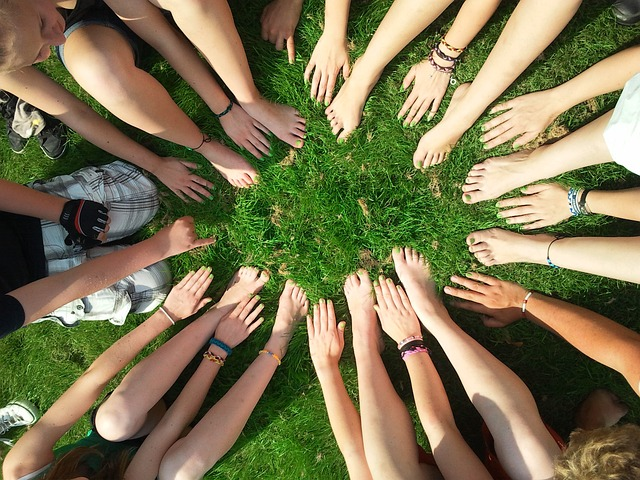
#> input picture no_face.jpg, 640 x 480 px
$ python image_recognition.py
#> lines starting #> are read from the running program, lines starting #| are printed output that depends on the picture; after the words box and inside, x2 and y2 are one past the last pixel; in counts of white or black regions, pixels touching at a corner belong together
import cv2

face_cascade=cv2.CascadeClassifier(cv2.data.haarcascades + 'haarcascade_frontalface_default.xml')

image_path="no_face.jpg"
img=cv2.imread(image_path)
#> img is the input picture: shape (480, 640, 3); mean B, G, R 81.8, 117, 123.6

imag=cv2.cvtColor(img,cv2.COLOR_BGR2GRAY)
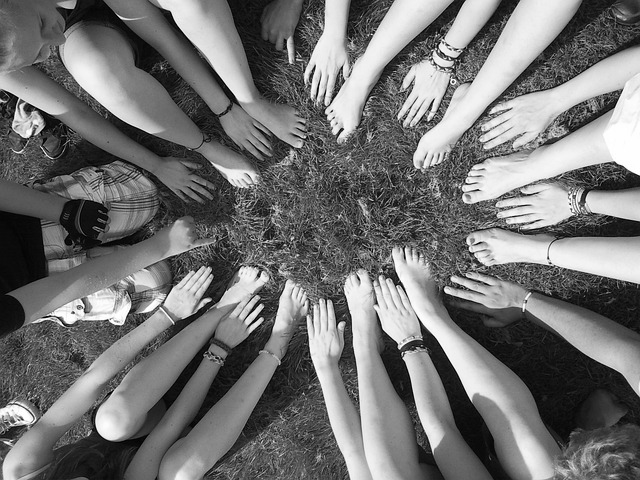
#> imag: shape (480, 640); min 0, max 255, mean 115

faces=face_cascade.detectMultiScale(imag,scaleFactor=1.1,minNeighbors=5,minSize=(30,30))
#> faces = ()

for (x,y,w,h) in faces:
    cv2.rectangle(img,(x,y),(x+w,y+h),(255,0,0),2)
#> this loop made 0 passes

cv2.imshow('Faces Detected',img)

cv2.waitKey(0)

cv2.destroyAllWindows()

$ run again, with 2.jpg copied over no_face.jpg
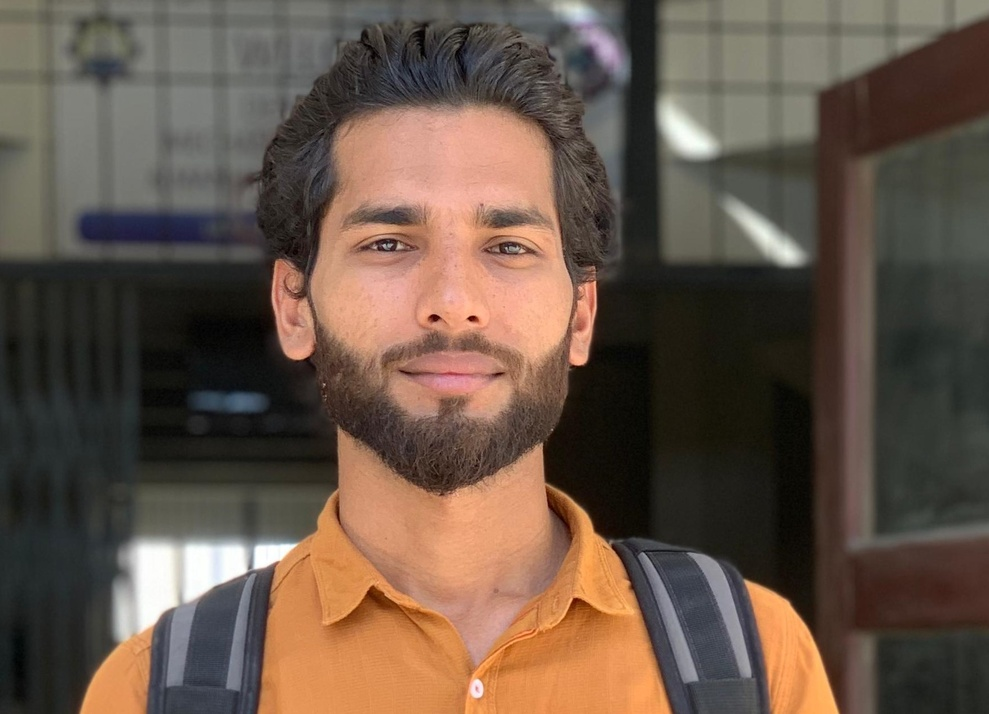
#> input picture 2.jpg, 989 x 714 px, shrunk from 1753 x 1265 before the run
#> img is the input picture: shape (714, 989, 3); mean B, G, R 72, 85, 103
#> `imag=cv2.cvtColor(img,cv2.COLOR_BGR2GRAY)`:
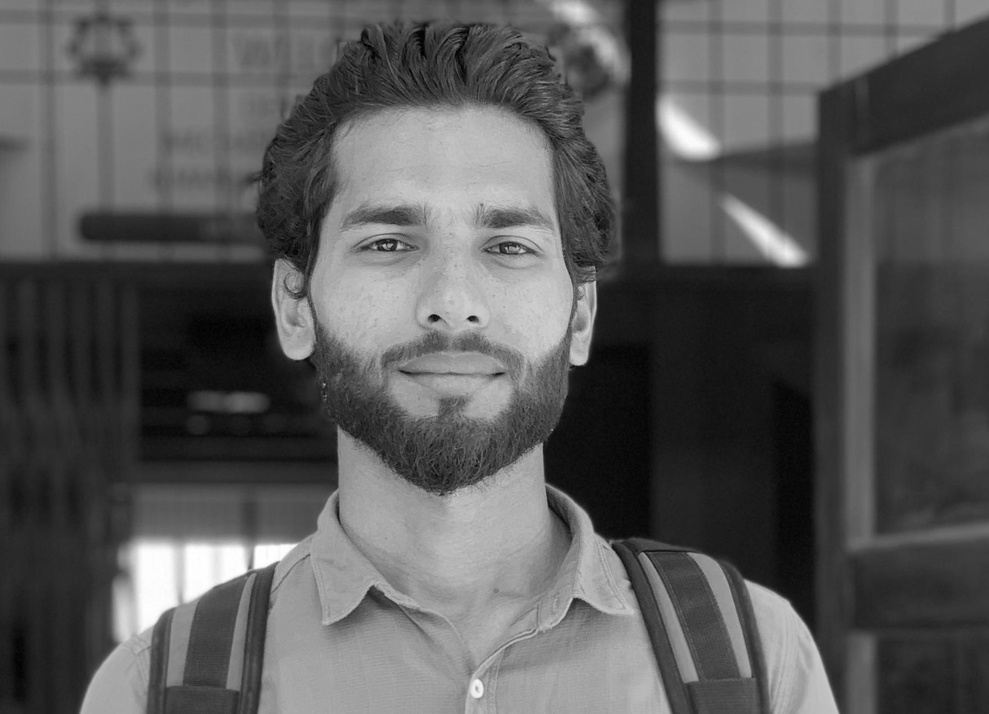
#> imag: shape (714, 989); min 0, max 255, mean 89
#> faces = [[283, 112, 337, 337]]
#> the loop `for (x,y,w,h) in faces:` made 1 pass
#> after the loop `for (x,y,w,h) in faces:`:
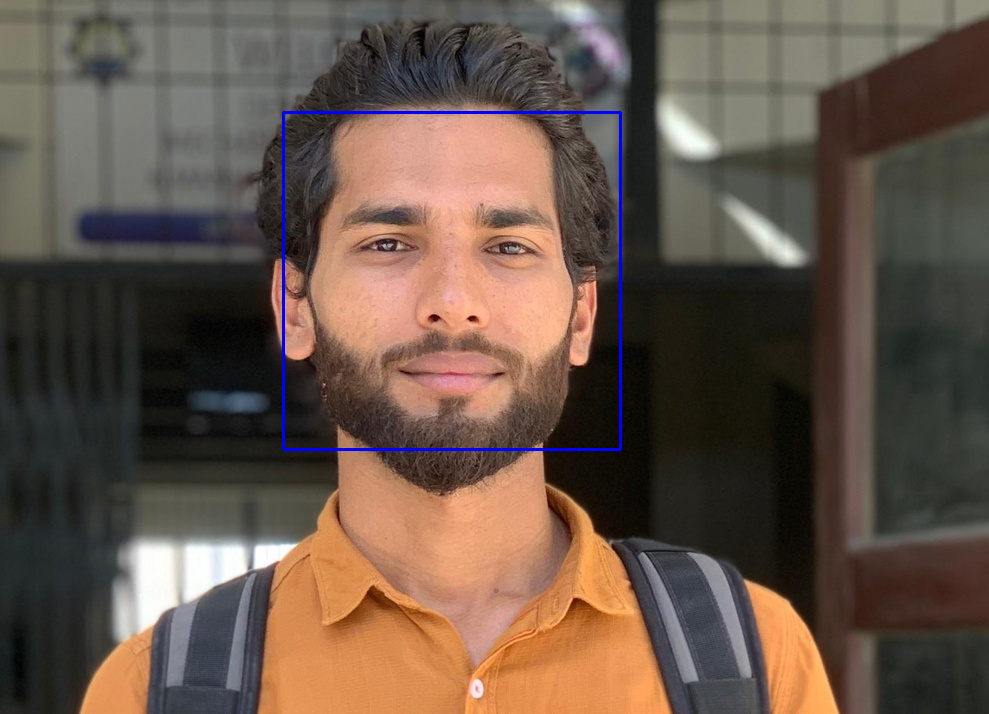
#> img: shape (714, 989, 3); 0.57% of pixels changed, all inside (x1, y1, x2, y2) = (282, 111, 622, 451)

$ run again, with 1.jpeg copied over no_face.jpg
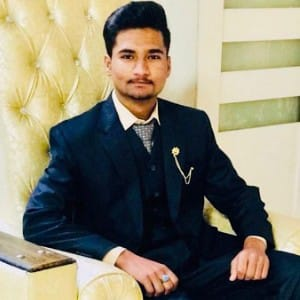
#> input picture 1.jpeg, 300 x 300 px
#> img is the input picture: shape (300, 300, 3); mean B, G, R 112.4, 130.1, 134.6
#> `imag=cv2.cvtColor(img,cv2.COLOR_BGR2GRAY)`:
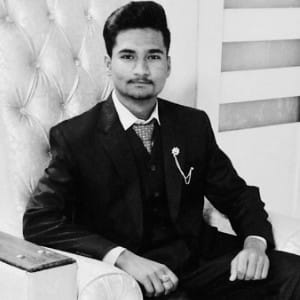
#> imag: shape (300, 300); min 0, max 255, mean 129.4
#> faces = [[101, 25, 79, 79]]
#> the loop `for (x,y,w,h) in faces:` made 1 pass
#> after the loop `for (x,y,w,h) in faces:`:
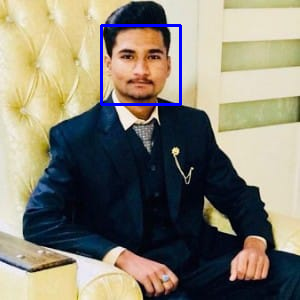
#> img: shape (300, 300, 3); 1.05% of pixels changed, all inside (x1, y1, x2, y2) = (100, 24, 182, 106)

$ run again, with 3.png saved as no_face.jpg
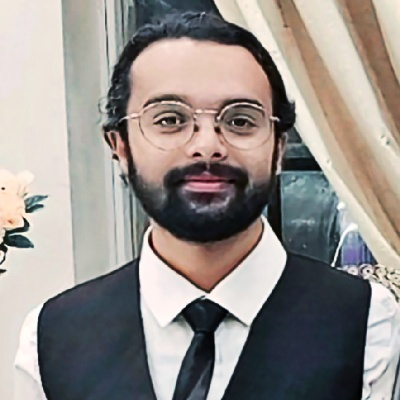
#> input picture 3.png, 400 x 400 px
#> img is the input picture: shape (400, 400, 3); mean B, G, R 138.5, 142.9, 149.2
#> `imag=cv2.cvtColor(img,cv2.COLOR_BGR2GRAY)`:
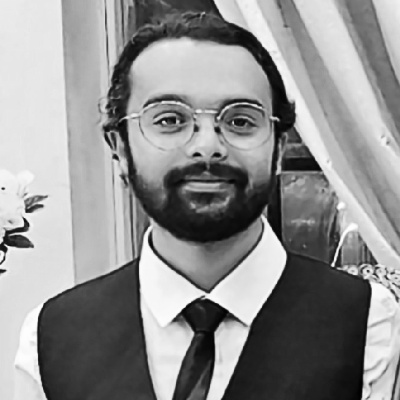
#> imag: shape (400, 400); min 0, max 255, mean 144.3
#> faces = [[110, 45, 190, 190]]
#> the loop `for (x,y,w,h) in faces:` made 1 pass
#> after the loop `for (x,y,w,h) in faces:`:
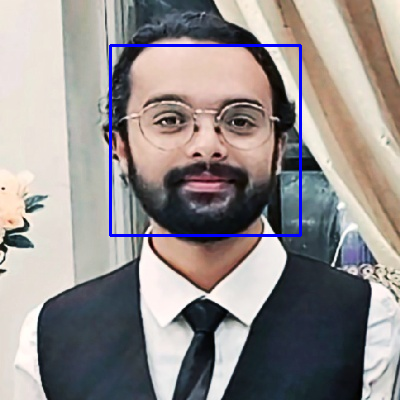
#> img: shape (400, 400, 3); 1.42% of pixels changed, all inside (x1, y1, x2, y2) = (109, 44, 302, 237)
